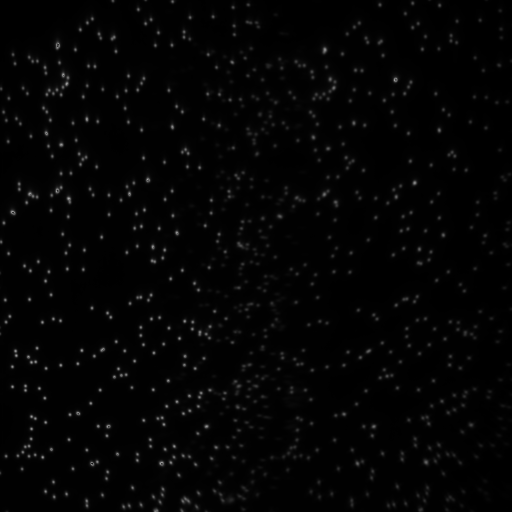
#> input picture Benchmarking/hel1_Avg/hel1_Avg_Frame.png, 512 x 512 px, found by its file name
$ python Display_All_3_NB.py
#> lines starting #> are read from the running program, lines starting #| are printed output that depends on the picture; after the words box and inside, x2 and y2 are one past the last pixel; in counts of white or black regions, pixels touching at a corner belong together
### pma_open.py
import os
import numpy as np
import struct
import matplotlib.pyplot as plt
import imageio.v2 as imageio
from skimage import io
from PIL import Image
from skimage.feature import peak_local_max
from matplotlib import patches
from matplotlib.ticker import MultipleLocator

# [147 lines left out: functions read_pma_f0, read_pma, generate_images, generate_mp4, avg_frame_arr, avg_frame_png, not called in this run]

def dim_to_3(image):
    """ Converts a 2D grayscale image to a 3D RGB image"""
    return np.stack((image,) * 3, axis=-1)

def find_peaks_scipy_IDL(image_path, sigma=3, block_size=16, scaler_percent=32):
    """
    Finds peaks in an image using a method similar to IDL's peak finding.
    Calculates and removes background from the original image.

    Returns the coordinates of identified peaks and the background-subtracted image.
    """
    std = 4*sigma
    # Load image (assumes grayscale uint8 image)
    image = io.imread(image_path, as_gray=True).astype(np.uint8)
    height, width = image.shape
    image_1 = image.copy()
    min_intensity = np.min(image_1)
    max_intensity = np.max(image_1)
    threshold = min_intensity + (scaler_percent / 100.0) * (max_intensity - min_intensity)

    background = np.zeros((height, width), dtype=np.float32)

    for i in range(8, height, block_size):
        for j in range(8, width, block_size):
            background[(i-8)//block_size, (j-8)//block_size] = np.min(image_1[i-8:i+8, j-8:j+8])

    # Subtract background
    background = np.clip(background.astype(np.uint8) - 10, 0, 255)
    image_1 = image - background

    image_2 = image_1.copy()
    med = np.median(image_1)

    # Apply threshold
    image_2[image_2 < (med + 3*std)] = 0

    # Detect peaks using peak_local_max
    peak_coords = peak_local_max(image_2, min_distance=int(sigma), threshold_abs=threshold)

    return peak_coords, image_2

#Same Good Peaks as in img_avg.ipynb file
def good_peak_finder(image_path, sigma=3, block_size=16, scaler_percent=32, boarder=10, max_rad=3):
    """
    Identifies good peaks in an image by filtering out peaks that are:
    1. too close to the border
        or
    2. have a radius below a max_rad
    """
    peaks_coords_IDL, image_2 = find_peaks_scipy_IDL(image_path, sigma, block_size, scaler_percent)
    bad_peaks = []
    good_peaks = []
    height, width = io.imread(image_path).shape

    for peak in peaks_coords_IDL:
        y, x = peak
        # Extract the peak region, if pixels outside of 5x5 region are non-zero, then append peak to large_peaks
        if y < boarder or y > height - boarder or x < boarder or x > width - boarder:
            bad_peaks.append(peak)
        elif image_2[y, x + max_rad+1] > 0 or image_2[y, x - max_rad-1] > 0 or image_2[y+max_rad+1, x ] > 0 or image_2[y-max_rad-1, x] > 0:
            bad_peaks.append(peak)
        else:
            good_peaks.append(peak)

    good_peaks = np.array(good_peaks)
    bad_peaks = np.array(bad_peaks)

    return good_peaks, bad_peaks

def shift_peaks(peaks, shift=[0, 256]):
    """
    Shift peak coordinates by [0, 256]
    """
    return np.add(peaks, shift)


def init_annot(ax, text="", xy=(0, 0), xytext=(0, 10),textcoords="offset points", bbox=dict(boxstyle="round", fc="w"), arrowprops=dict(arrowstyle="->", color="w")):
    """
    Initializes the annotation object for interactive plots.
    """
    global annot
    annot = ax.annotate(text, xy=xy, xytext=xytext, textcoords=textcoords, bbox=bbox, arrowprops=arrowprops)
    annot.set_visible(False)
    return annot

# [23 lines left out: functions update_annot, print_coords_trigger, not called in this run]

def find_pairs(peaks_1, peaks_2, tolerance=1, Channel_count=2, shift=[0,0]):
    """
    Finds pairs between peak coordinates from channel 1 and 2.
    Tolerance is the maximum distance between two peaks to be considered a pair.
    A linear shift can be applied to channel 2 peaks before pairing.
    """

    # peaks_2 coordinates goes from [0, 512] to [256,512]
    gp1_list = [tuple(peak) for peak in peaks_1]
    gp2_list = [tuple(peak) for peak in peaks_2]
    gp2_set = set(gp2_list)
    pair_arr_CH1 = []
    pair_arr_CH2 = []
    try:
        if Channel_count == 2:
            for coord in gp1_list:
                    for c in gp2_set:
                        if (abs(coord[0] - c[0])) <=tolerance and (256-tolerance <= abs(coord[1] - c[1]) <= 256+tolerance) and c not in pair_arr_CH2:
                            pair_arr_CH1.append(coord)
                            pair_arr_CH2.append(c)
                            break
        elif Channel_count == 1:
            for coord in gp1_list:
                    for c in gp2_set:
                        if (abs(coord[0] - c[0])) <=tolerance and (abs(coord[1] - c[1]) <= tolerance) and c not in pair_arr_CH2:
                            pair_arr_CH1.append(coord)
                            pair_arr_CH2.append(c)
                            break
        else:
            print("Invalid Channel Count, please choose 1 or 2")
            return None

        if shift == [0, 0]:
            out_pair_arr_CH1 = np.array(pair_arr_CH1)
            out_pair_arr_CH2 = np.array(pair_arr_CH2)

        else:

            pair_arr_CH1 = np.array(pair_arr_CH1)
            pair_arr_CH2 = shift_peaks(np.array(pair_arr_CH2), shift = [-shift[0], -shift[1]])
            out_pair_arr_CH2 = pair_arr_CH2[(pair_arr_CH2[:,1] <= 502) & (pair_arr_CH2[:,1] >= 266) & (pair_arr_CH2[:, 0] <= 502) & (pair_arr_CH2[:, 0] >= 10)]
            out_pair_arr_CH1 = pair_arr_CH1[(pair_arr_CH2[:,1] <= 502) & (pair_arr_CH2[:,1] >= 266) & (pair_arr_CH2[:, 0] <= 502) & (pair_arr_CH2[:, 0] >= 10)]

    except Exception as e:
        print(f"Error finding pairs: {e}")
        return None

    return len(out_pair_arr_CH1), out_pair_arr_CH1, out_pair_arr_CH2


def find_polyfit_params(peaks_1, peaks_2, degree=2):
    """
    Finds polynomial parameters that map peak coordinates from channel 1 to channel 2.
    """
    y1, x1 = peaks_1[:, 0], peaks_1[:, 1]
    y2, x2 = peaks_2[:, 0], peaks_2[:, 1]

    # Fit polynomials for x and y separately
    params_x = np.polyfit(x1, x2, degree)  # Fit x transformation
    params_y = np.polyfit(y1, y2, degree)  # Fit y transformation

    return params_x, params_y  # Returns polynomial coefficients

def apply_polyfit_params(CH1_peaks, params_x, params_y):
    """
    Applies polynomial parameters to transform peak coordinates from channel 1 to mapped channel 2 coordinates.
    """
    y1, x1 = CH1_peaks[:, 0], CH1_peaks[:, 1]
    x_mapped = np.polyval(params_x, x1)  # Apply X transformation
    y_mapped = np.polyval(params_y, y1)  # Apply Y transformation
    return np.column_stack((y_mapped, x_mapped))  # Return transformed points


def draw_circle(radius, y_centre, x_centre, background_dim, colour = [255, 255, 0]):
    """
    Uses midpoint circle algorith to draw a circle on a 2D numpy array, centred on the peak's coordinate.
    """
    circle_array = np.zeros((background_dim, background_dim, 3), dtype=np.uint8)
    # Midpoint circle algorithm
    y = radius
    x = 0
    p = 1 - radius

    while y >= x:
        circle_array[y_centre + y, x_centre + x] = colour
        circle_array[y_centre - y, x_centre + x] = colour
        circle_array[y_centre + y, x_centre - x] = colour
        circle_array[y_centre - y, x_centre - x] = colour
        circle_array[y_centre + x, x_centre + y] = colour
        circle_array[y_centre - x, x_centre + y] = colour
        circle_array[y_centre + x, x_centre - y] = colour
        circle_array[y_centre - x, x_centre - y] = colour

        x += 1
        if p <= 0:
            p = p + 2 * x + 1
        else:
            y -= 1
            p = p + 2 * x - 2 * y + 1

    return circle_array


# [871 lines left out: functions plot_circle, count_circle, SG_background_subtraction, DG_background_subtraction, on_hover, on_hover_intensity and 10 more, not called in this run]

### Benchmarking/Display_All_3_NB.py
#error in code!!
from pathlib import Path
import sys

current_file_path = Path(__file__)
# Get the parent directory of the current directory (i.e., SummerProject)
parent_directory = current_file_path.parent.parent
sys.path.append(str(parent_directory))
from pma_open import *

#My image
file_path = "new files _24_3_25/hel1.pma"
image_path = "Benchmarking/hel1_Avg/hel1_Avg_Frame.png"
image = io.imread(image_path, as_gray=True)
#> image is the input picture: shape (512, 512); min 0, max 162, mean 4

#Chanel image paths
CH1_img_path = "Benchmarking/hel1_Avg/hel1_Avg_Frame_CH1.png"
CH2_img_path = "Benchmarking/hel1_AVg/hel1_Avg_Frame_CH2.png"

good_peaks_1,_ = good_peak_finder(CH1_img_path)
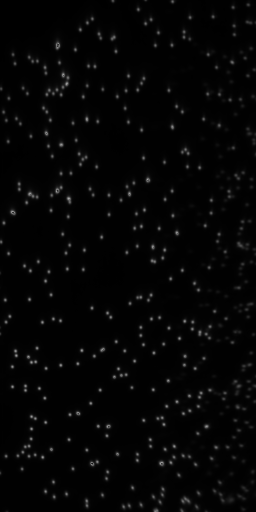
#> input picture Benchmarking/hel1_Avg/hel1_Avg_Frame_CH1.png, 256 x 512 px, found by its file name
#> in find_peaks_scipy_IDL, image is the input picture: shape (512, 256); min 0, max 162, mean 4.9
#> in find_peaks_scipy_IDL, `min_intensity = np.min(image_1)`: min_intensity = 0
#> in find_peaks_scipy_IDL, `max_intensity = np.max(image_1)`: max_intensity = 162
#> in find_peaks_scipy_IDL, `threshold = min_intensity + (scaler_percent / 100.0) * (max_intensity ..`: threshold = 51.84
#> after the loop in find_peaks_scipy_IDL, `for i in range(8, height, block_size):`:
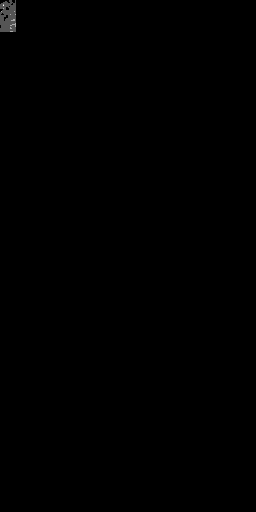
#> background: shape (512, 256) float32; min 0, max 3, mean 0.00362; drawn with min black and max white
#> in find_peaks_scipy_IDL, `med = np.median(image_1)`: med = 12
#> in find_peaks_scipy_IDL, `peak_coords = peak_local_max(image_2, min_distance=int(sigma), thresho..`: peak_coords = 346 pairs, first value 4 to 506, second value 3 to 251
#> in good_peak_finder, `peaks_coords_IDL, image_2 = find_peaks_scipy_IDL(image_path, sigma, bl..`: peaks_coords_IDL has the same summary as peak_coords in find_peaks_scipy_IDL
#> in good_peak_finder, `height, width = io.imread(image_path).shape`: height = 512; width = 256
#> the loop in good_peak_finder, `for peak in peaks_coords_IDL:` made 346 passes
#> (y, x) on passes 1 to 3: (198, 68), (179, 147), (74, 63)
#> after the loop in good_peak_finder, `for peak in peaks_coords_IDL:`: bad_peaks = 67 pairs, first value 4 to 506, second value 3 to 251; good_peaks = 279 pairs, first value 16 to 502, second value 12 to 246
#> good_peaks_1 has the same summary as good_peaks in good_peak_finder
good_peaks_2_new,_ = good_peak_finder(CH2_img_path)
#> call 2 of find_peaks_scipy_IDL, with sigma = 3, block_size = 16, scaler_percent = 32
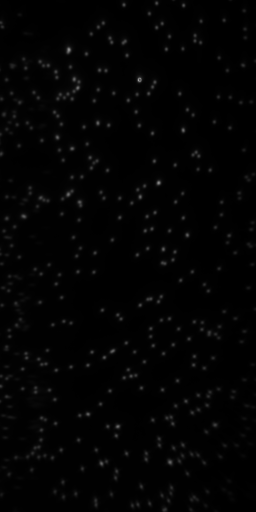
#> input picture Benchmarking/hel1_Avg/hel1_Avg_Frame_CH2.png, 256 x 512 px, found by its file name
#> in find_peaks_scipy_IDL, image is the input picture: shape (512, 256); min 0, max 158, mean 3.1
#> in find_peaks_scipy_IDL (call 2), `max_intensity = np.max(image_1)`: max_intensity = 158
#> in find_peaks_scipy_IDL (call 2), `threshold = min_intensity + (scaler_percent / 100.0) * (max_intensity ..`: threshold = 50.56
#> in find_peaks_scipy_IDL (call 2), `med = np.median(image_1)`: med = 11
#> in find_peaks_scipy_IDL (call 2), `peak_coords = peak_local_max(image_2, min_distance=int(sigma), thresho..`: peak_coords = 265 pairs, first value 3 to 505, second value 3 to 243
#> the loop in good_peak_finder (call 2), `for peak in peaks_coords_IDL:` made 265 passes
#> (y, x) on passes 1 to 3: (80, 138), (49, 68), (182, 158)
#> good_peaks_2_new = 231 pairs, first value 13 to 500, second value 11 to 243

# Move good_peaks_1 to CH2 to display full image
good_peaks_1_CH2 = shift_peaks(good_peaks_1)
#> good_peaks_1_CH2 = 279 pairs, first value 16 to 502, second value 268 to 502
good_peaks_2_CH2 = shift_peaks(good_peaks_2_new)
#> good_peaks_2_CH2 = 231 pairs, first value 13 to 500, second value 267 to 499

#new coords for CH2:
CH1_peaks_10 = np.array([[18,92], [16,213], [108,43], [106, 176], [210,51], [234, 219], [366,12], [322,192], [478, 106], [502,160]])
CH2_peaks_10_new = np.array([[22,349],[19,470],[111,300],[108,433],[212,307],[234,475],[367,268],[321,448],[476,361],[499,414]])
params_x_man_10_new, params_y_man_10_new = find_polyfit_params(CH1_peaks_10, CH2_peaks_10_new, degree=3)
mapped_peaks_10_new = apply_polyfit_params(good_peaks_1, params_x_man_10_new, params_y_man_10_new).astype(np.uint16)
#> in apply_polyfit_params, `y1, x1 = CH1_peaks[:, 0], CH1_peaks[:, 1]`: y1 = 279 values, max 502 at index 214, min 16 at index 236, mean 275; x1 = 279 values, max 246 at index 270, min 12 at index 2, mean 133.8
#> in apply_polyfit_params, `x_mapped = np.polyval(params_x, x1)`: x_mapped = 279 values, max 504.4 at index 270, min 268.2 at index 2, mean 390
#> in apply_polyfit_params, `y_mapped = np.polyval(params_y, y1)`: y_mapped = 279 values, max 499.3 at index 214, min 19.61 at index 236, mean 275.5
#> mapped_peaks_10_new = 279 pairs, first value 19 to 499, second value 268 to 504
poly_pair_count, poly_pair_arr_CH1, poly_pair_arr_CH2 = find_pairs(good_peaks_1, mapped_peaks_10_new, tolerance=3, Channel_count=2, shift=[-1,-10])
#> in find_pairs, `gp1_list = [tuple(peak) for peak in peaks_1]`: gp1_list has the same summary as good_peaks in good_peak_finder
#> in find_pairs, `gp2_list = [tuple(peak) for peak in peaks_2]`: gp2_list has the same summary as mapped_peaks_10_new outside find_pairs
#> in find_pairs, `gp2_set = set(gp2_list)`: gp2_set = 279 items
#> the loop in find_pairs, `for coord in gp1_list:` made 279 passes
#> coord on passes 1 to 3: (179, 147), (74, 63), (211, 12)
#> after the loop in find_pairs, `for coord in gp1_list:`: pair_arr_CH1 = 278 pairs, first value 16 to 502, second value 12 to 246; pair_arr_CH2 = 278 pairs, first value 19 to 499, second value 268 to 504
#> in find_pairs, `pair_arr_CH2 = shift_peaks(np.array(pair_arr_CH2), shift = [-shift[0],..`: pair_arr_CH2 = 278 pairs, first value 20 to 500, second value 278 to 514
#> in find_pairs, `out_pair_arr_CH2 = pair_arr_CH2[(pair_arr_CH2[:,1] <= 502) & (pair_arr..`: out_pair_arr_CH2 = 260 pairs, first value 20 to 500, second value 278 to 502
#> in find_pairs, `out_pair_arr_CH1 = pair_arr_CH1[(pair_arr_CH2[:,1] <= 502) & (pair_arr..`: out_pair_arr_CH1 = 260 pairs, first value 16 to 502, second value 12 to 235
#> poly_pair_count = 260; poly_pair_arr_CH1 has the same summary as out_pair_arr_CH1 in find_pairs; poly_pair_arr_CH2 has the same summary as out_pair_arr_CH2 in find_pairs

# This code is substituted for plot_circle(image, 4, y_centre, x_centre, image.shape[0])
y_centres = np.concatenate((poly_pair_arr_CH1[:,0], poly_pair_arr_CH2[:,0]))
#> y_centres = 520 values, max 502 at index 213, min 16 at index 235, mean 274.4
x_centres = np.concatenate((poly_pair_arr_CH1[:,1], poly_pair_arr_CH2[:,1]))
#> x_centres = 520 values, max 502 at index 507, min 12 at index 2, mean 259.2
circle_array_new = draw_circle(4, y_centres, x_centres, image.shape[0])
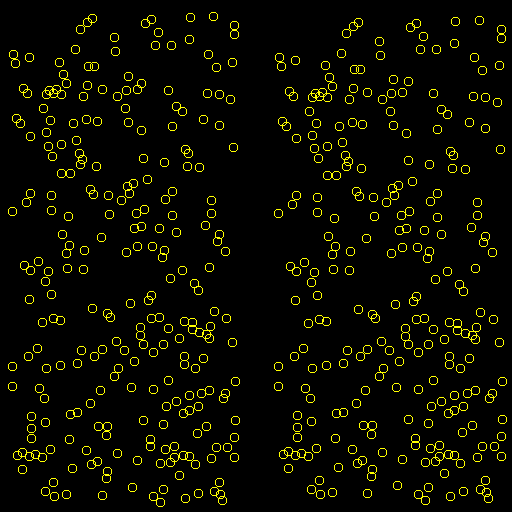
#> circle_array_new: shape (512, 512, 3); mean of channels 0, 1, 2 11.9, 11.9, 0; drawn as R, G, B


mask = (circle_array_new == [255, 255, 0]).all(axis=-1)
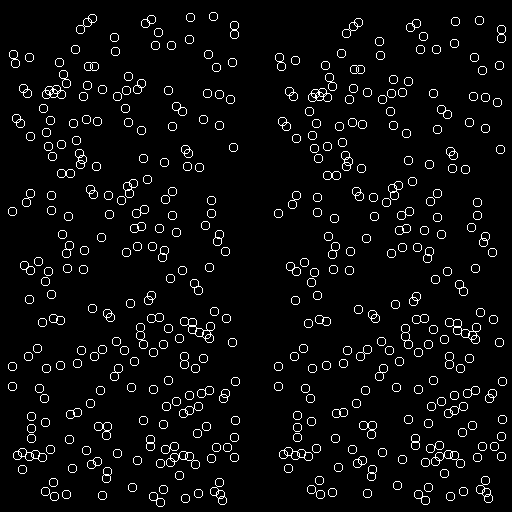
#> mask: shape (512, 512) bool; 4.7% white in thin lines or dots
if image.ndim == 2:
    image_copy = image.copy()
    image_copy = np.repeat(image[..., np.newaxis], 3, -1)
elif image.ndim==3 and image.shape[2]==3:
    image_copy = image.copy()

image_copy[mask] = [255, 255, 0]
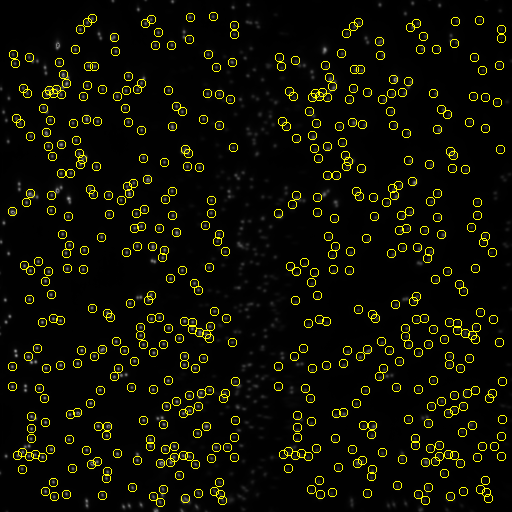
#> image_copy: shape (512, 512, 3); 4.68% of pixels changed, all inside (x1, y1, x2, y2) = (8, 12, 507, 507); drawn as R, G, B

fig = plt.figure(figsize=(10, 10))
ax = fig.add_subplot(111)
ax.set_position([0.01, 0.3, 0.4, 0.6]) #[left, bottom, width, height]
ax.imshow(image_copy)
ax.grid()

scat1 = ax.scatter(poly_pair_arr_CH1[:,1], poly_pair_arr_CH1[:,0], s=50, facecolors='none', edgecolors='g', alpha=0)
scat2 = ax.scatter(poly_pair_arr_CH2[:,1], poly_pair_arr_CH2[:,0], s=50, facecolors='none', edgecolors='b', alpha=0)
ax.set_title(f"Mapped Peaks ({poly_pair_count} Pairs): Click For Plots")

scatter_data = [(scat1, poly_pair_arr_CH1 , "CH1"), (scat2, poly_pair_arr_CH2, "CH2")]

annot = init_annot(ax=ax)

fig.canvas.mpl_connect("button_press_event", lambda event: on_hover_intensity_merged(event, file_path, fig, ax, scatter_data, y_centres, x_centres, image_copy, image, mask = (circle_array_new == [255, 255, 0]).all(axis=-1), radius=4, tpf=1/5, time_interval=10, background_treatment="DG", CH_consideration=False))
fig.canvas.mpl_connect("motion_notify_event", lambda event: on_hover_intensity_merged(event, file_path, fig, ax, scatter_data, y_centres, x_centres, image_copy, image,  mask = (circle_array_new == [255, 255, 0]).all(axis=-1), radius=4, tpf=1/5, time_interval=10, background_treatment="DG", CH_consideration=False))

plt.show()
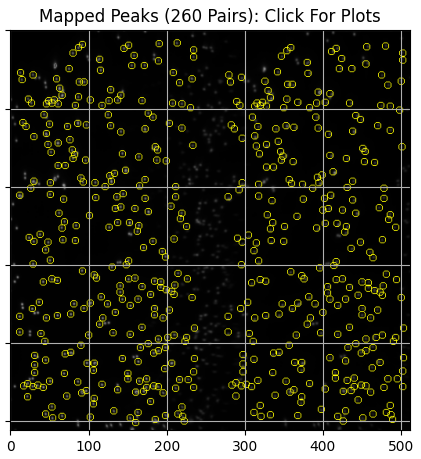
#> figure drawn by matplotlib, 1 panel
